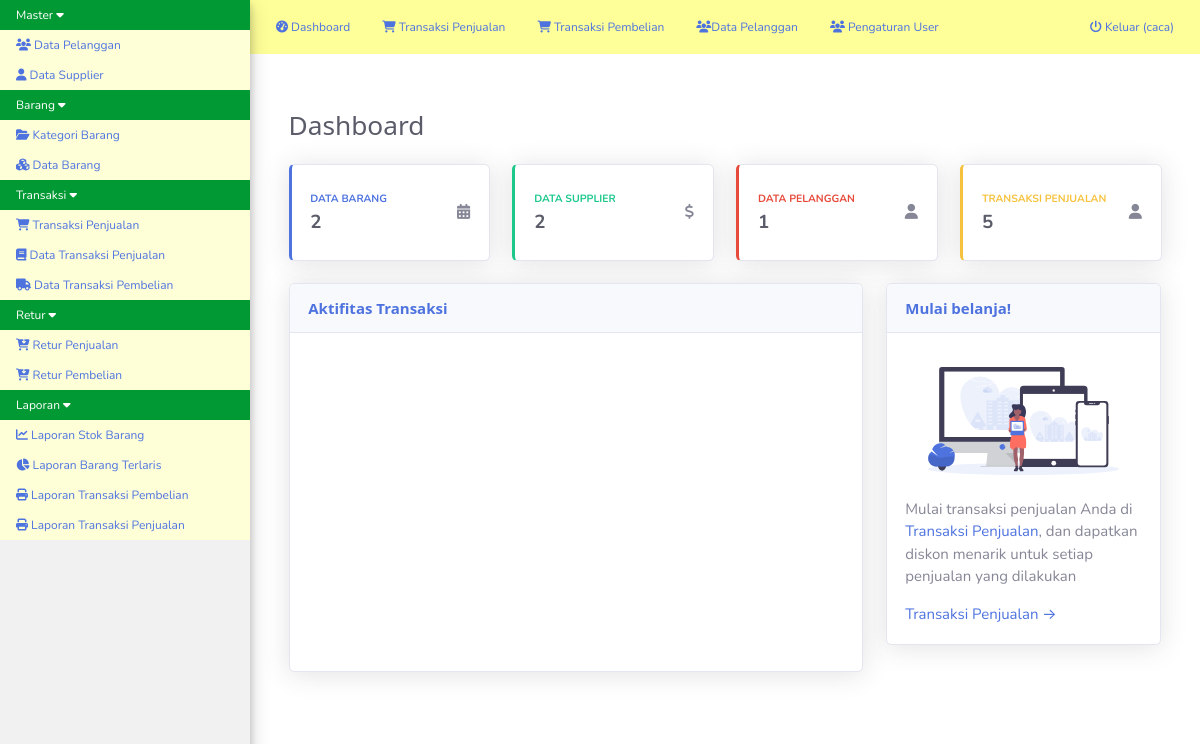
Screenshot of /med.php?mod=home (signed in) with the database file from the repository.
### tables this page shows
CREATE TABLE `menu` (
  `id_menu` int(11) NOT NULL,
  `nama_menu` varchar(50) NOT NULL,
  `posisi` int(11) NOT NULL
);

CREATE TABLE `modul` (
  `id_modul` int(11) NOT NULL,
  `id_menu` int(11) NOT NULL,
  `nama_modul` varchar(150) NOT NULL,
  `link_menu` text NOT NULL,
  `posisi` int(11) NOT NULL,
  `icon_menu` varchar(150) NOT NULL
);

### med.php (the view, shortened to what this page needs)
<!DOCTYPE html>
<html>
<head>
    <link rel="stylesheet" href="css/w3.css">
    <link rel="stylesheet" href="css/font-awesome.min.css">
    <link rel="stylesheet" href="js/jquery-ui/jquery-ui.css">
    <link rel="stylesheet" type="text/css" href="css/pace.css">
</head>
<body>
<div class="w3-top">
<nav id="left-nav" class="w3-sidenav w3-small w3-light-grey w3-card-4" style="width:250px;">
  <div id="menuTut" class="myMenu w3-accordion">
    <?php
        $sql_menu = mysql_query("SELECT * FROM menu ORDER BY posisi ASC") or die(mysql_error());
        while ($mn = mysql_fetch_assoc($sql_menu)) {
            echo"<button onclick=\"myFunction('".$mn['id_menu']."')\" class=\"w3-padding-hor-20 w3-btn-block w3-left-align w3-blue\"> $mn[nama_menu] <i class=\"fa fa-caret-down\"></i></button>
            <div id=\"$mn[id_menu]\" class=\"w3-accordion-content w3-pale-yellow w3-show\">";
            $sql_sub = mysql_query("SELECT * FROM modul
                WHERE id_menu = '$mn[id_menu]' ORDER BY posisi ASC") or die(mysql_error());
            while ($sm = mysql_fetch_assoc($sql_sub)) {
                echo"<a href=\"$sm[link_menu]\"><i class=\"$sm[icon_menu]\"></i> $sm[nama_modul]</a>";
            }
            echo"</div>";
        }
    ?>
    <br>
    <br>
    <br>
    <br>
    <br>
    <br>
    <br>
  </div>
</nav>
    <div style="margin-left:250px;height: 50px;">
        <ul class="w3-navbar w3-light-blue w3-small w3-card-5" style="padding: 10px; ">
          <li><a class="w3-hover-white w3-padding-10" href="index.php"><i class="fa fa-dashboard"></i> Dashboard</a></li>
          <li><a class="w3-hover-white w3-padding-10" href="med.php?mod=penjualan"><i class="fa fa-shopping-cart"></i> Transaksi Penjualan</a></li>
          <li><a class="w3-hover-white w3-padding-10" href="med.php?mod=pembelian&act=form"><i class="fa fa-shopping-cart"></i> Transaksi Pembelian</a></li>
           <li><a class="w3-hover-white w3-padding-10" href="med.php?mod=pelanggan"><i class="fa fa-users"></i>Data Pelanggan</a></li>
          <li><a class="w3-hover-white w3-padding-10" href="med.php?mod=user"><i class="fa fa-group"></i> Pengaturan User</a></li>
          <li class="w3-right"><a class="w3-hover-black w3-padding-10" href="logout.php" onclick="return confirm('Yakin ingin keluar');"><i class="fa fa-power-off"></i> Keluar (<?php echo $_SESSION['login_user']; ?>)</a></li>
        </ul>
    </div>
</div>
<div style="margin-left:250px;">
    <div id="main" class="w3-container" style="margin-top:110px">
        <br>
    </div>
</div>
</body>
</html>

### css/w3.css (style rules this page uses)
* { -webkit-box-sizing:border-box;-moz-box-sizing:border-box;box-sizing:border-box }
html { -ms-text-size-adjust:100%;-webkit-text-size-adjust:100% }
body { margin:0 }
article,aside,details,figcaption,figure,footer,header,hgroup,main,menu,nav,section,summary { display:block }
a { -webkit-tap-highlight-color:transparent;background-color:transparent }
button,input,optgroup,select,textarea { color:inherit;font:inherit;margin:0 }
button { overflow:visible }
button,select { text-transform:none }
button,html input[type=button],input[type=reset],input[type=submit] { -webkit-appearance:button;cursor:pointer }
html,body { font-family:Verdana,sans-serif;font-size:15px;line-height:1.5 }
a { color:inherit }
.w3-btn,.w3-btn-block { border:none;display:inline-block;outline:0;padding:6px 16px;vertical-align:middle;overflow:hidden;text-decoration:none !important;color:#fff;background-color:#000;text-align:center;cursor:pointer;white-space:nowrap }
.w3-btn-block { width:100% }
.w3-navbar { list-style-type:none;margin:0;padding:0;overflow:hidden }
.w3-navbar li { float:left }
.w3-navbar li a { display:block;padding:8px 16px }
.w3-navbar a,.w3-topnav a,.w3-sidenav a,.w3-dropnav a,.w3-dropdown-content a,.w3-accordion-content a { text-decoration:none !important }
.w3-navbar a,.w3-topnav a,.w3-sidenav a,.w3-dropnav a,.w3-pagination li a,.w3-hoverable tbody tr,.w3-btn,.w3-btn-floating,.w3-btn-floating-large,.w3-hover-opacity,.w3-hover-shadow,.w3-accordion-content a,.w3-dropdown-content a,.w3-dropdown-click:hover,.w3-dropdown-hover:hover,.w3-opennav,.w3-closenav,.w3-closebtn, .w3-hover-amber,.w3-hover-aqua,.w3-hover-blue,.w3-hover-light-blue,.w3-hover-brown,.w3-hover-cyan,.w3-hover-blue-grey,.w3-hover-green,.w3-hover-light-green,.w3-hover-indigo,.w3-hover-khaki,.w3-hover-lime,.w3-hover-orange,.w3-hover-deep-orange,.w3-hover-pink, .w3-hover-purple,.w3-hover-deep-purple,.w3-hover-red,.w3-hover-sand,.w3-hover-teal,.w3-hover-yellow,.w3-hover-white,.w3-hover-black,.w3-hover-grey,.w3-hover-light-grey,.w3-hover-dark-grey,.w3-hover-text-amber,.w3-hover-text-aqua,.w3-hover-text-blue,.w3-hover-text-light-blue, .w3-hover-text-brown,.w3-hover-text-cyan,.w3-hover-text-blue-grey,.w3-hover-text-green,.w3-hover-text-light-green,.w3-hover-text-indigo,.w3-hover-text-khaki,.w3-hover-text-lime,.w3-hover-text-orange,.w3-hover-text-deep-orange,.w3-hover-text-pink,.w3-hover-text-purple, .w3-hover-text-deep-purple,.w3-hover-text-red,.w3-hover-text-sand,.w3-hover-text-teal,.w3-hover-text-yellow,.w3-hover-text-white,.w3-hover-text-black,.w3-hover-text-grey,.w3-hover-text-light-grey,.w3-hover-text-dark-grey { -webkit-transition:all 0.3s ease;transition:all 0.3s ease }
.w3-sidenav { height:100%;width:200px;background-color:#fff;position:fixed !important;z-index:1;overflow:auto }
.w3-sidenav a { padding:4px 2px 4px 16px }
.w3-sidenav a,.w3-dropnav a { display:block }
.w3-accordion { width:100%;cursor:pointer }
.w3-accordion-content { cursor:auto;display:none;position:relative;width:100%;margin:0;padding:0 }
.w3-accordion-content a { padding:6px 16px;display:block }
.w3-container:after,.w3-row:after,.w3-row-padding:after,.w3-topnav:after,.w3-clear:after,.w3-btn-group:before,.w3-btn-group:after { content:"";display:table;clear:both }
.w3-show-block,.w3-show { display:block !important }
.w3-top,.w3-bottom { position:fixed;width:100%;z-index:1 }
.w3-top { top:0 }
.w3-right { float:right !important }
.w3-small { font-size:12px !important }
.w3-left-align { text-align:left !important }
.w3-container { padding:0.01em 16px }
.w3-card-4,.w3-hover-shadow:hover { box-shadow:0 4px 8px 0 rgba(0,0,0,0.2),0 6px 20px 0 rgba(0,0,0,0.19) !important }
.w3-blue,.w3-hover-blue:hover { color:#fff !important;background-color:#009933 !important }
.w3-light-blue,.w3-hover-light-blue:hover { color:#000 !important;background-color:#ffff99 !important }
.w3-light-grey,.w3-hover-light-grey:hover { color:#000 !important;background-color:#f1f1f1 !important }
.w3-pale-yellow,.w3-hover-pale-yellow:hover { color:#000 !important;background-color:#ffffd7 !important }

### css/perfect-scrollbar.css (style rules this page uses)
.ps-container { -ms-touch-action: none; touch-action: none; overflow: hidden !important; -ms-overflow-style: none; }

### med.php (style rules this page uses)
#left-nav { overflow: hidden; }

### rows the page displays
menu: nama_menu "Master"
modul: nama_modul "Data Pelanggan"
modul: nama_modul "Data Supplier"
menu: nama_menu "Barang"
modul: nama_modul "Kategori Barang"
modul: nama_modul "Data Barang"
menu: nama_menu "Transaksi"
modul: nama_modul "Transaksi Penjualan"
modul: nama_modul "Data Transaksi Penjualan"
modul: nama_modul "Data Transaksi Pembelian"
menu: nama_menu "Retur"
modul: nama_modul "Retur Penjualan"
modul: nama_modul "Retur Pembelian"
menu: nama_menu "Laporan"
modul: nama_modul "Laporan Stok Barang"
modul: nama_modul "Laporan Barang Terlaris"
modul: nama_modul "Laporan Transaksi Pembelian"
modul: nama_modul "Laporan Transaksi Penjualan"

### other values shown
$_SESSION['login_user'] "caca"
$jmlbrg "2"
$jmlsup "2"
$jmlpel "1"
$jmlpj "5"
